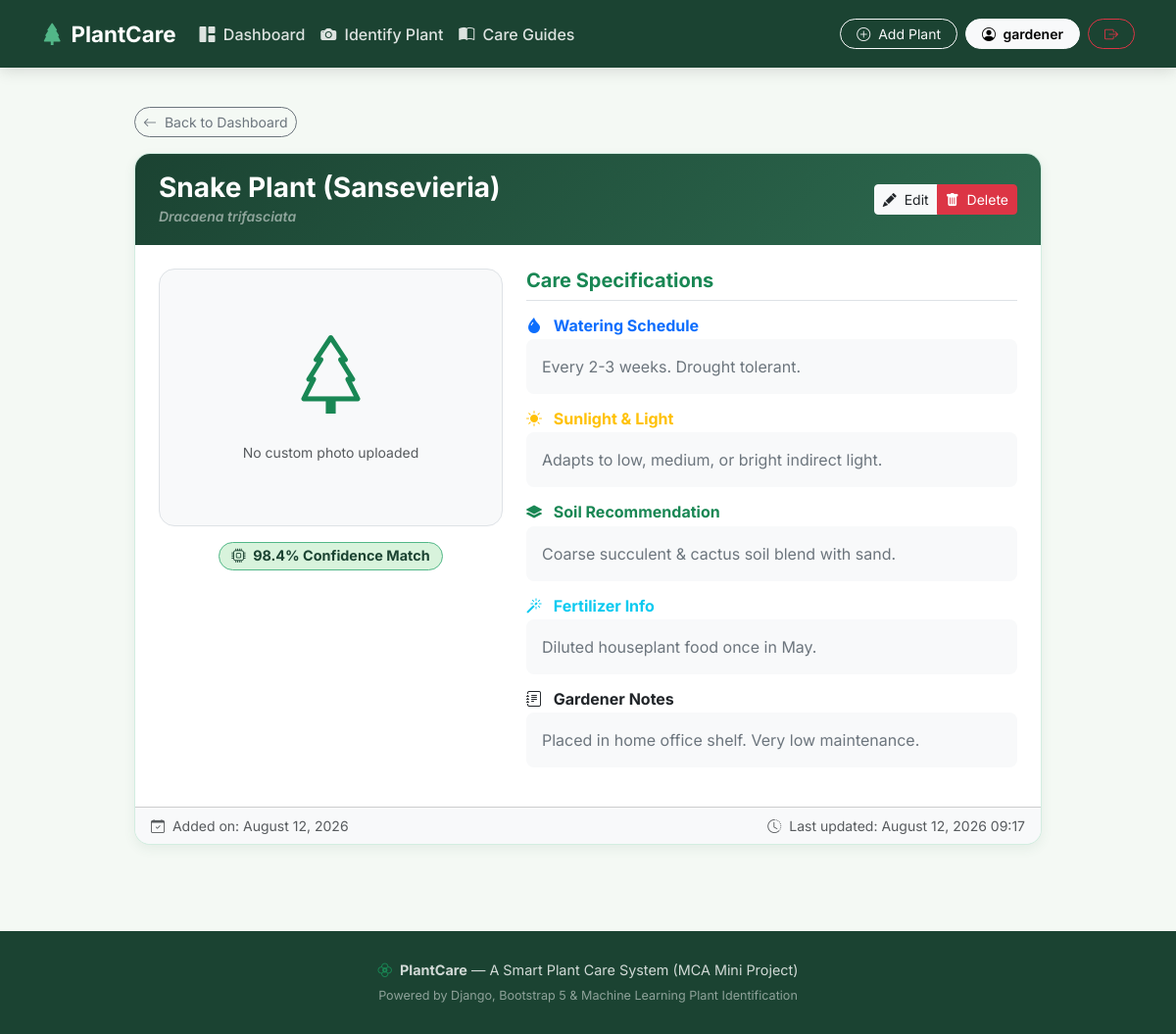
The page /plant/2/ (signed in) on the database its author committed.
### dashboard/models.py (models this page shows, shortened)
class SavedPlant(models.Model):
    user = models.ForeignKey(User, on_delete=models.CASCADE, related_name='saved_plants')
    plant_name = models.CharField(max_length=200)
    scientific_name = models.CharField(max_length=200, blank=True)
    plant_image = models.ImageField(upload_to='saved_plants/', blank=True, null=True)
    watering_frequency = models.TextField(blank=True, help_text="e.g. Every 7 days or when top soil dries")
    sunlight_requirement = models.TextField(blank=True, help_text="e.g. Bright indirect sunlight")
    soil_type = models.TextField(blank=True, help_text="e.g. Well-draining potting mix with perlite")
    fertilizer_info = models.TextField(blank=True, help_text="e.g. Liquid fertilizer every 4 weeks in summer")
    confidence_score = models.FloatField(null=True, blank=True, help_text="Score if saved from identification")
    notes = models.TextField(blank=True, help_text="Personal care notes or reminders")
    created_at = models.DateTimeField(auto_now_add=True)
    updated_at = models.DateTimeField(auto_now=True)
    class Meta:
        ordering = ['-created_at']

### dashboard/views.py (the view)
# urls.py: path('plant/<int:plant_id>/', views.plant_detail_view, name='plant_detail'),
@login_required
def plant_detail_view(request, plant_id):
    plant = get_object_or_404(SavedPlant, id=plant_id, user=request.user)
    context = {
        'plant': plant,
        'title': f'{plant.plant_name} Details - PlantCare'
    }
    return render(request, 'dashboard/plant_detail.html', context)

### templates/dashboard/plant_detail.html (shortened to what this page needs)
{% extends 'base.html' %}
{% block content %}
<div class="row justify-content-center py-3">
  <div class="col-lg-10">
    <div class="mb-3">
      <a href="{% url 'dashboard' %}" class="btn btn-sm btn-outline-secondary rounded-pill">
        <i class="bi bi-arrow-left me-1"></i> Back to Dashboard
      </a>
    </div>
    <div class="card card-plantcare">
      <div class="card-header card-header-green d-flex justify-content-between align-items-center">
        <div>
          <h3 class="mb-0 fw-bold">{{ plant.plant_name }}</h3>
          <small class="text-white-50 fst-italic">{{ plant.scientific_name|default:"Botanical name unspecified" }}</small>
        </div>
        <div class="btn-group">
          <a href="{% url 'edit_plant' plant.id %}" class="btn btn-light btn-sm text-dark font-weight-bold">
            <i class="bi bi-pencil-fill me-1"></i> Edit
          </a>
          <a href="{% url 'delete_plant' plant.id %}" class="btn btn-danger btn-sm">
            <i class="bi bi-trash-fill me-1"></i> Delete
          </a>
        </div>
      </div>
      <div class="card-body p-4">
        <div class="row">
          <div class="col-md-5 mb-4 mb-md-0 text-center">
            {% if plant.plant_image %}
              <img src="{{ plant.plant_image.url }}" class="img-fluid rounded-4 shadow" style="max-height: 350px; width: 100%; object-fit: cover;" alt="{{ plant.plant_name }}">
            {% else %}
              <div class="bg-light rounded-4 text-center py-5 border">
                <i class="bi bi-tree text-success" style="font-size: 5rem;"></i>
                <p class="text-muted small mt-2">No custom photo uploaded</p>
              </div>
            {% endif %}
            {% if plant.confidence_score %}
              <div class="mt-3">
                <span class="badge badge-confidence"><i class="bi bi-cpu me-1"></i> {{ plant.confidence_score }}% Confidence Match</span>
              </div>
            {% endif %}
          </div>
          <div class="col-md-7">
            <h5 class="fw-bold text-success border-bottom pb-2 mb-3">Care Specifications</h5>
            <div class="mb-3">
              <h6 class="fw-bold text-primary mb-1"><i class="bi bi-droplet-fill me-2"></i> Watering Schedule</h6>
              <p class="text-secondary bg-light p-3 rounded-3 mb-0">{{ plant.watering_frequency|default:"No specific watering details added." }}</p>
            </div>
            <div class="mb-3">
              <h6 class="fw-bold text-warning mb-1"><i class="bi bi-sun-fill me-2"></i> Sunlight & Light</h6>
              <p class="text-secondary bg-light p-3 rounded-3 mb-0">{{ plant.sunlight_requirement|default:"No specific lighting details added." }}</p>
            </div>
            <div class="mb-3">
              <h6 class="fw-bold text-success mb-1"><i class="bi bi-layers-fill me-2"></i> Soil Recommendation</h6>
              <p class="text-secondary bg-light p-3 rounded-3 mb-0">{{ plant.soil_type|default:"No specific soil mix details added." }}</p>
            </div>
            <div class="mb-3">
              <h6 class="fw-bold text-info mb-1"><i class="bi bi-magic me-2"></i> Fertilizer Info</h6>
              <p class="text-secondary bg-light p-3 rounded-3 mb-0">{{ plant.fertilizer_info|default:"No specific fertilizer details added." }}</p>
            </div>
            {% if plant.notes %}
              <div class="mb-3">
                <h6 class="fw-bold text-dark mb-1"><i class="bi bi-journal-text me-2"></i> Gardener Notes</h6>
                <p class="text-secondary bg-light p-3 rounded-3 mb-0">{{ plant.notes }}</p>
              </div>
            {% endif %}
          </div>
        </div>
      </div>
      <div class="card-footer bg-light text-muted small d-flex justify-content-between">
        <span><i class="bi bi-calendar-check me-1"></i> Added on: {{ plant.created_at|date:"F d, Y" }}</span>
        <span><i class="bi bi-clock-history me-1"></i> Last updated: {{ plant.updated_at|date:"F d, Y H:i" }}</span>
      </div>
    </div>
  </div>
</div>
{% endblock %}

### templates/navbar.html (shortened to what this page needs)
<nav class="navbar navbar-expand-lg navbar-dark navbar-plantcare sticky-top">
  <div class="container">
    <a class="navbar-brand" href="{% url 'home' %}">
      <i class="bi bi-tree-fill"></i> PlantCare
    </a>
    <div class="collapse navbar-collapse" id="plantcareNavbar">
      <ul class="navbar-nav me-auto mb-2 mb-lg-0">
        <li class="nav-item">
          <a class="nav-link {% if request.resolver_match.url_name == 'dashboard' %}active{% endif %}" href="{% url 'dashboard' %}">
            <i class="bi bi-grid-1x2-fill me-1"></i> Dashboard
          </a>
        </li>
        <li class="nav-item">
          <a class="nav-link {% if request.resolver_match.url_name == 'identify_plant' %}active{% endif %}" href="{% url 'identify_plant' %}">
            <i class="bi bi-camera-fill me-1"></i> Identify Plant
          </a>
        </li>
        <li class="nav-item">
          <a class="nav-link {% if request.resolver_match.url_name == 'care_info' %}active{% endif %}" href="{% url 'care_info' %}">
            <i class="bi bi-book-half me-1"></i> Care Guides
          </a>
        </li>
      </ul>
      <div class="d-flex align-items-center gap-2">
        {% if user.is_authenticated %}
          <a href="{% url 'add_plant' %}" class="btn btn-sm btn-outline-light rounded-pill px-3">
            <i class="bi bi-plus-circle me-1"></i> Add Plant
          </a>
          <a href="{% url 'profile' %}" class="btn btn-sm btn-light rounded-pill px-3 fw-semibold">
            <i class="bi bi-person-circle me-1"></i> {{ user.username }}
          </a>
          <a href="{% url 'logout' %}" class="btn btn-sm btn-outline-danger rounded-pill px-3">
            <i class="bi bi-box-arrow-right"></i>
          </a>
        {% else %}
          <a href="{% url 'login' %}" class="btn btn-sm btn-outline-light rounded-pill px-3">Log In</a>
          <a href="{% url 'register' %}" class="btn btn-sm btn-light rounded-pill px-3 text-success fw-bold">Sign Up</a>
        {% endif %}
      </div>
    </div>
  </div>
</nav>

### static/css/style.css (style rules this page uses)
:root { --primary-dark: #1b4332; --primary-green: #2d6a4f; --accent-green: #40916c; --light-green: #52b788; --soft-mint: #d8f3dc; --bg-sage: #f4f9f4; --text-main: #2b2d42; --text-muted: #6c757d; --card-border: rgba(82, 183, 136, 0.25); --shadow-sm: 0 4px 12px rgba(45, 106, 79, 0.08); --shadow-hover: 0 10px 25px rgba(45, 106, 79, 0.16); }
body { font-family: 'Inter', system-ui, -apple-system, sans-serif; background-color: var(--bg-sage); color: var(--text-main); min-height: 100vh; display: flex; flex-direction: column; }
.navbar-plantcare { background-color: var(--primary-dark); box-shadow: 0 4px 15px rgba(0, 0, 0, 0.12); padding: 0.8rem 1rem; }
.navbar-plantcare .navbar-brand { font-weight: 700; font-size: 1.4rem; color: #ffffff; display: flex; align-items: center; gap: 0.5rem; }
.navbar-plantcare .navbar-brand i { color: var(--light-green); }
.navbar-plantcare .nav-link { color: rgba(255, 255, 255, 0.85); font-weight: 500; padding: 0.5rem 1rem; border-radius: 8px; transition: all 0.2s ease-in-out; }
.card-plantcare { background: #ffffff; border: 1px solid var(--card-border); border-radius: 16px; box-shadow: var(--shadow-sm); transition: transform 0.25s ease, box-shadow 0.25s ease; overflow: hidden; }
.card-header-green { background: linear-gradient(135deg, var(--primary-dark), var(--primary-green)); color: #ffffff; font-weight: 600; border-bottom: none; padding: 1.1rem 1.5rem; }
.badge-confidence { background-color: var(--soft-mint); color: var(--primary-dark); font-weight: 700; font-size: 0.9rem; padding: 0.4rem 0.8rem; border-radius: 20px; border: 1px solid var(--light-green); }

### rows shown on the page
SavedPlant: plant_name "Snake Plant (Sansevieria)", scientific_name "Dracaena trifasciata", confidence_score "98.4", watering_frequency "Every 2-3 weeks. Drought tolerant.", sunlight_requirement "Adapts to low, medium, or bright indirect light.", soil_type "Coarse succulent & cactus soil blend with sand.", fertilizer_info "Diluted houseplant food once in May.", notes "Placed in home office shelf. Very low maintenance.", created_at "August 12, 2026", updated_at "August 12, 2026 09:17"

### other values the page prints
{{ user.username }} "gardener"
